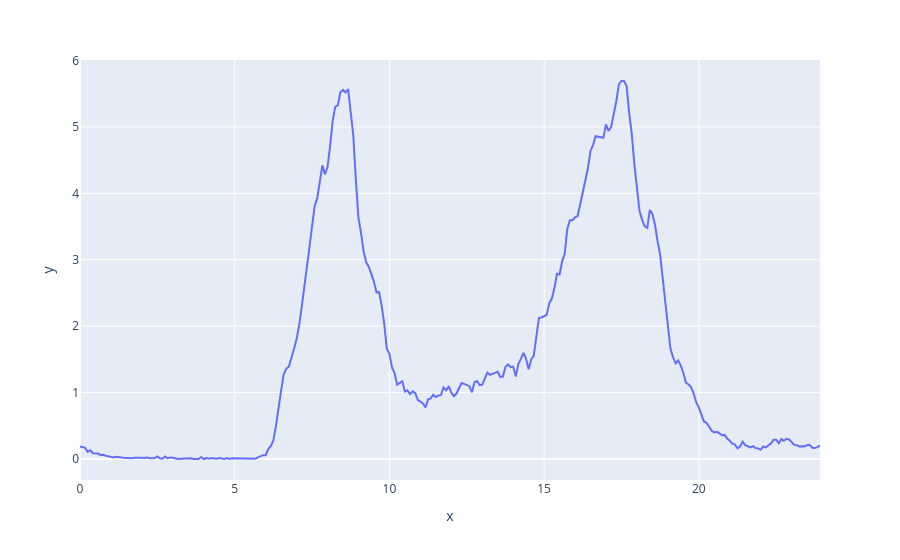

Notebook code for this chart:
### Code cell
def average_distr_of_jams():
    distribution = np.array([0] * 288)
    for i in range(0, 207):
        distribution = distribution + distr_of_jams(i)
    return distribution / 207

px.line(x = [i * 5 / 60 for i in range(0, 288)], 
        y = average_distr_of_jams())

### Figure 1 — Plotly figure (JSON) as saved in the notebook; plotly's stock layout.template omitted (floating-point values rounded to 4 significant figures; data arrays with more than 128 entries replaced by an {"elided": "..."} marker saying what was removed)
{"data": [{"hovertemplate": "x=%{x}<br>y=%{y}<extra></extra>", "legendgroup": "", "line": {"color": "#636efa", "dash": "solid"}, "marker": {"symbol": "circle"}, "mode": "lines", "name": "", "orientation": "v", "showlegend": false, "type": "scatter", "x": {"elided": "288 float values"}, "xaxis": "x", "y": {"elided": "288 float values"}, "yaxis": "y"}], "layout": {"legend": {"tracegroupgap": 0}, "margin": {"t": 60}, "xaxis": {"anchor": "y", "domain": [0, 1], "title": {"text": "x"}}, "yaxis": {"anchor": "x", "domain": [0, 1], "title": {"text": "y"}}}}
